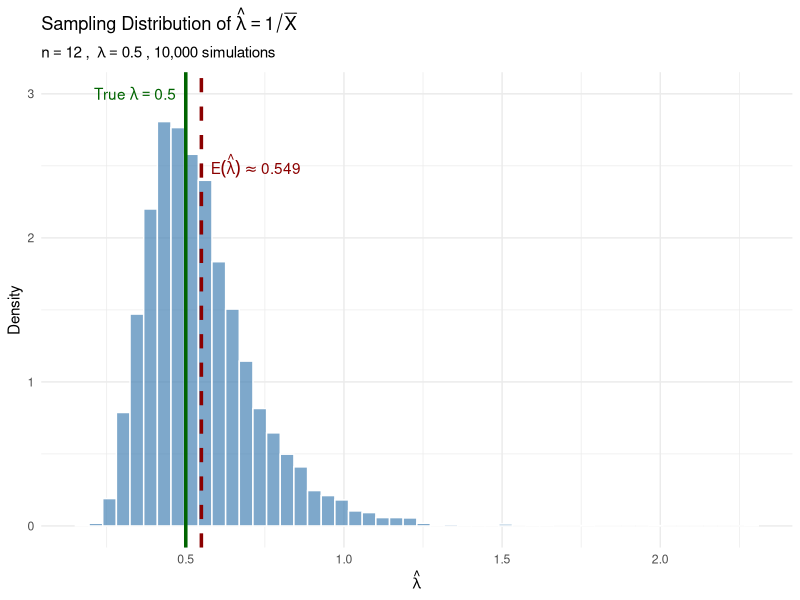
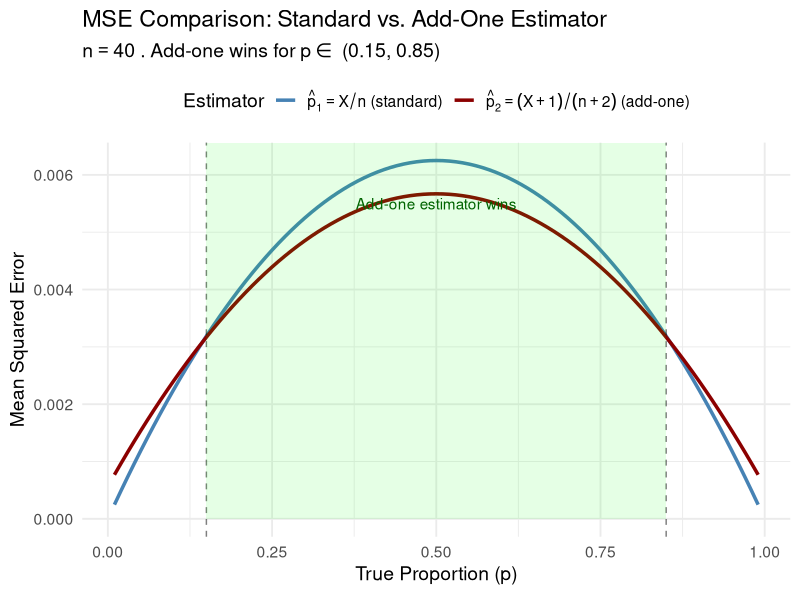
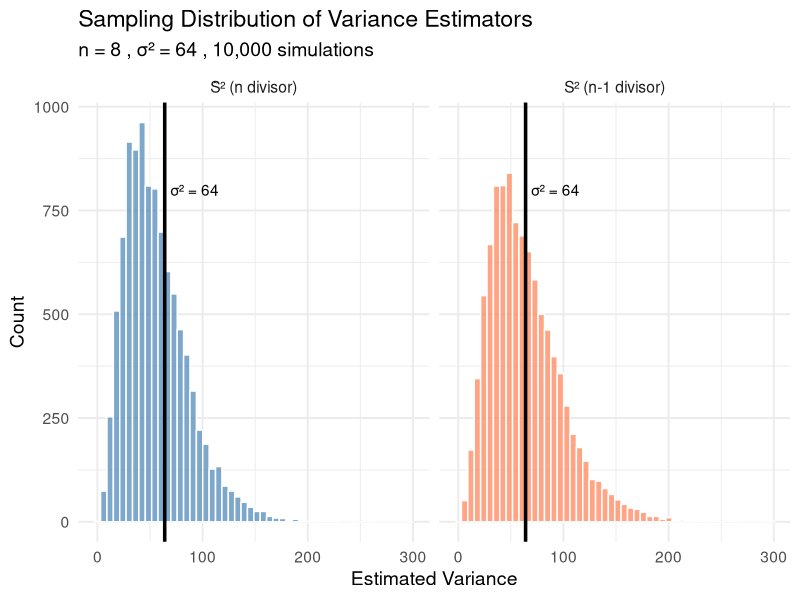
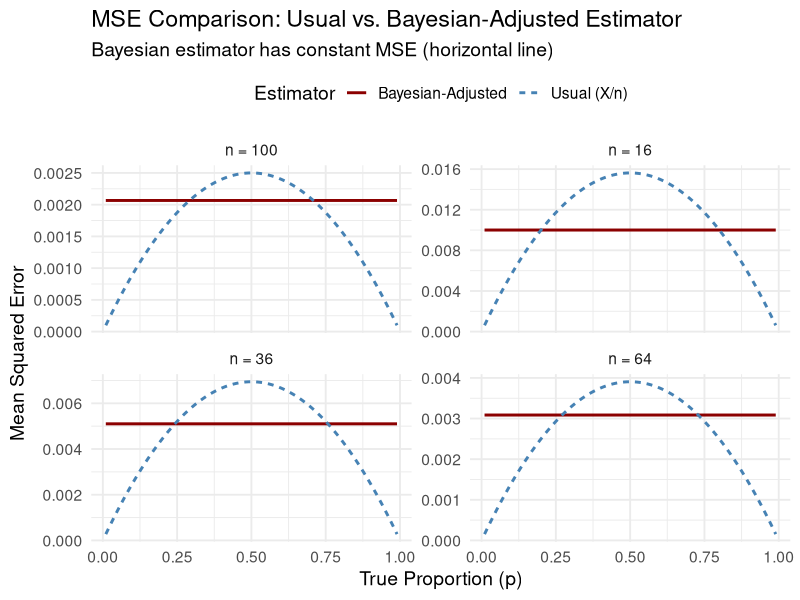

R code for these plots, in order:
## ---- chunk 1
#| label: setup
#| include: false
knitr::opts_chunk$set(echo = TRUE)
library(tidyverse)
set.seed(551)
theme_set(theme_minimal(base_size = 14))
## ---- chunk 2
mu <- 3400
sigma <- 450
n <- 25

E_Xbar <- mu
Var_Xbar <- sigma^2 / n
SE_Xbar <- sigma / sqrt(n)

tibble(
  Quantity = c("$E(\\bar{X})$", "$\\text{Var}(\\bar{X})$", "$SE(\\bar{X})$"),
  Value = c(E_Xbar, Var_Xbar, SE_Xbar),
  Units = c("grams", "grams$^2$", "grams")
) |> knitr::kable(escape = FALSE)
## ---- chunk 3
target_SE <- 50
n_required <- (sigma / target_SE)^2
cat("Minimum sample size required:", ceiling(n_required), "\n")
cat("Verification: SE with n =", ceiling(n_required), "is", sigma/sqrt(ceiling(n_required)), "grams")
## ---- chunk 4
# With our parameters:
E_W <- mu - 3000
Var_W <- sigma^2 / n

cat("E(W) = μ - 3000 =", E_W, "grams\n")
cat("Var(W) = σ²/n =", Var_W, "grams²\n")
cat("W is an unbiased estimator of μ - 3000 since E(W) = μ - 3000")
## ---- chunk 5
n <- 12
lambda <- 0.5

# Bias
bias_lambda_hat <- lambda / (n - 1)
cat("Bias of λ̂ =", bias_lambda_hat, "\n")

# Variance (given formula)
var_lambda_hat <- (n^2 * lambda^2) / ((n - 1)^2 * (n - 2))

cat("Variance of λ̂ =", round(var_lambda_hat, 6), "\n")

# MSE = Variance + Bias²
mse_lambda_hat <- var_lambda_hat + bias_lambda_hat^2

cat("MSE of λ̂ =", round(mse_lambda_hat, 6), "\n")
## ---- chunk 6
set.seed(551)
n_sims <- 10000
n <- 12
lambda <- 0.5

# Simulate
sim_results <- tibble(sim = 1:n_sims) |>
  mutate(
    # Generate n exponential observations for each simulation
    data = map(sim, \(s) rexp(n, rate = lambda)),
    # Calculate sample mean
    xbar = map_dbl(data, mean),
    # Calculate λ̂ = 1/X̄
    lambda_hat = 1 / xbar
  )

# Calculate simulated statistics
sim_mean <- mean(sim_results$lambda_hat)
sim_bias <- sim_mean - lambda
sim_var <- var(sim_results$lambda_hat)
sim_mse <- mean((sim_results$lambda_hat - lambda)^2)

# Theoretical values
theo_bias <- lambda / (n - 1)
theo_var <- (n^2 * lambda^2) / ((n - 1)^2 * (n - 2))
theo_mse <- theo_var + theo_bias^2

# Comparison table
tibble(
  Quantity = c("$E(\\hat{\\lambda})$", "Bias", "Variance", "MSE"),
  Theoretical = c(lambda + theo_bias, theo_bias, theo_var, theo_mse),
  Simulated = c(sim_mean, sim_bias, sim_var, sim_mse)
) |>
  mutate(across(where(is.numeric), \(x) round(x, 5))) |>
  knitr::kable(escape = FALSE)
## ---- chunk 7
#| fig-height: 4
#| fig-width: 8

# Visualization
ggplot(sim_results, aes(x = lambda_hat)) +
  geom_histogram(aes(y = after_stat(density)), bins = 50, 
                 fill = "steelblue", alpha = 0.7, color = "white") +
  geom_vline(xintercept = lambda, color = "darkgreen", linewidth = 1.2, linetype = "solid") +
  geom_vline(xintercept = sim_mean, color = "darkred", linewidth = 1.2, linetype = "dashed") +
  annotate("text", x = lambda - 0.03, y = 3, 
           label = paste("True~lambda ==", lambda), parse = TRUE,
           color = "darkgreen", hjust = 1) +
  annotate("text", x = sim_mean + 0.03, y = 2.5, 
           label = paste("E(hat(lambda)) %~~%", round(sim_mean, 3)), parse = TRUE,
           color = "darkred", hjust = 0) +
  labs(
    title = expression("Sampling Distribution of"~hat(lambda) == 1/bar(X)),
    subtitle = bquote(n == .(n) ~ ", " ~ lambda == .(lambda) ~ ", 10,000 simulations"),
    x = expression(hat(lambda)),
    y = "Density"
  ) +
  theme_minimal()
## ---- chunk 8
n <- 40
p <- 0.05

# Standard estimator p̂₁ = X/n
var_p1 <- p * (1 - p) / n
mse_p1 <- var_p1  # unbiased, so MSE = Variance

# Add-one estimator p̂₂ = (X+1)/(n+2)
bias_p2 <- (1 - 2*p) / (n + 2)
var_p2 <- n * p * (1 - p) / (n + 2)^2
mse_p2 <- var_p2 + bias_p2^2

tibble(
  Estimator = c("$\\hat{p}_1 = X/n$ (standard)", 
                "$\\hat{p}_2 = (X+1)/(n+2)$ (add-one)"),
  Bias = c(0, bias_p2),
  Variance = c(var_p1, var_p2),
  MSE = c(mse_p1, mse_p2)
) |>
  mutate(across(where(is.numeric), \(x) round(x, 6))) |>
  knitr::kable(escape = FALSE)
## ---- chunk 9
#| fig-height: 5
#| fig-width: 9

n <- 40

mse_comparison <- tibble(p = seq(0.01, 0.99, by = 0.01)) |>
  mutate(
    # Standard estimator
    mse_p1 = p * (1 - p) / n,
    # Add-one estimator
    bias_p2 = (1 - 2*p) / (n + 2),
    var_p2 = n * p * (1 - p) / (n + 2)^2,
    mse_p2 = var_p2 + bias_p2^2
  )

# Find crossover points
mse_comparison <- mse_comparison |>
  mutate(p2_better = mse_p2 < mse_p1)

crossover_low <- mse_comparison |> filter(p2_better) |> pull(p) |> min()
crossover_high <- mse_comparison |> filter(p2_better) |> pull(p) |> max()

# Plot
mse_comparison |>
  pivot_longer(cols = c(mse_p1, mse_p2), names_to = "Estimator", values_to = "MSE") |>
  mutate(Estimator = factor(Estimator, 
                            levels = c("mse_p1", "mse_p2"),
                            labels = c("p1", "p2"))) |>
  ggplot(aes(x = p, y = MSE, color = Estimator)) +
  geom_line(linewidth = 1.2) +
  geom_vline(xintercept = c(crossover_low, crossover_high), linetype = "dashed", alpha = 0.5) +
  annotate("rect", xmin = crossover_low, xmax = crossover_high, ymin = 0, ymax = Inf,
           alpha = 0.1, fill = "green") +
  annotate("text", x = 0.5, y = 0.0055, label = "Add-one estimator wins", color = "darkgreen") +
  scale_color_manual(
    values = c("p1" = "steelblue", "p2" = "darkred"),
    labels = c(
      "p1" = expression(hat(p)[1] == X/n ~ "(standard)"),
      "p2" = expression(hat(p)[2] == (X+1)/(n+2) ~ "(add-one)")
    )
  ) +
  labs(
    title = "MSE Comparison: Standard vs. Add-One Estimator",
    subtitle = bquote(n == 40 ~ ". Add-one wins for" ~ p %in% ~ 
                      "(" * .(round(crossover_low, 2)) * ", " * .(round(crossover_high, 2)) * ")"),
    x = expression("True Proportion (" * p * ")"),
    y = "Mean Squared Error"
  ) +
  theme(legend.position = "top")

cat("The add-one estimator outperforms the standard estimator for p ∈ (", 
    round(crossover_low, 2), ",", round(crossover_high, 2), ")\n")
## ---- chunk 10
n <- 8
sigma_sq <- 64

bias_S2_tilde <- -sigma_sq / n
E_S2_tilde <- (n - 1) / n * sigma_sq

cat("E(S̃²) =", E_S2_tilde, "\n")
cat("Bias(S̃²) =", bias_S2_tilde, "\n")
cat("Percentage of true variance:", abs(bias_S2_tilde) / sigma_sq * 100, "%\n")
## ---- chunk 11
set.seed(551)
n_sims <- 10000
n <- 8
sigma <- 8  # so σ² = 64

sim_variance <- tibble(sim = 1:n_sims) |>
  mutate(
    data = map(sim, \(s) rnorm(n, mean = 0, sd = sigma)),
    S2 = map_dbl(data, var),  # Uses n-1 divisor
    S2_tilde = map_dbl(data, \(x) sum((x - mean(x))^2) / n)  # Uses n divisor
  )

# Summary statistics
sim_summary <- tibble(
  Estimator = c("S² (n-1 divisor)", "S̃² (n divisor)"),
  `Theoretical E()` = c(sigma^2, (n-1)/n * sigma^2),
  `Simulated Mean` = c(mean(sim_variance$S2), mean(sim_variance$S2_tilde)),
  `Theoretical Bias` = c(0, -sigma^2/n),
  `Simulated Bias` = c(mean(sim_variance$S2) - sigma^2, mean(sim_variance$S2_tilde) - sigma^2)
)

sim_summary |>
  mutate(across(where(is.numeric), \(x) round(x, 3))) |>
  knitr::kable()
## ---- chunk 12
#| fig-height: 4
#| fig-width: 9

sim_variance |>
  pivot_longer(cols = c(S2, S2_tilde), names_to = "Estimator", values_to = "Value") |>
  mutate(Estimator = ifelse(Estimator == "S2", "S² (n-1 divisor)", "S̃² (n divisor)")) |>
  ggplot(aes(x = Value, fill = Estimator)) +
  geom_histogram(bins = 50, alpha = 0.7, position = "identity", color = "white") +
  geom_vline(xintercept = sigma^2, color = "black", linewidth = 1.2, linetype = "solid") +
  annotate("text", x = sigma^2 + 5, y = 800, label = paste("σ² =", sigma^2), hjust = 0) +
  facet_wrap(~Estimator, ncol = 2) +
  scale_fill_manual(values = c("steelblue", "coral")) +
  labs(
    title = "Sampling Distribution of Variance Estimators",
    subtitle = paste("n =", n, ", σ² =", sigma^2, ", 10,000 simulations"),
    x = "Estimated Variance",
    y = "Count"
  ) +
  theme(legend.position = "none")
## ---- chunk 13
n <- 60
x <- 51

# Point estimate
p_hat <- x / n

# Estimated standard error
se_hat <- sqrt(p_hat * (1 - p_hat) / n)

cat("Point estimate p̂ =", p_hat, "\n")
cat("Estimated standard error SE(p̂) =", round(se_hat, 4), "\n")
## ---- chunk 14
p_true <- 0.80
n <- 60

# Since p̂ is unbiased, MSE = Variance
var_p_hat <- p_true * (1 - p_true) / n
mse_p_hat <- var_p_hat  # unbiased
se_p_hat <- sqrt(var_p_hat)

cat("Theoretical Variance =", round(var_p_hat, 6), "\n")
cat("Theoretical MSE =", round(mse_p_hat, 6), "\n")
cat("Theoretical SE =", round(se_p_hat, 4), "\n")
## ---- chunk 15
p_plan <- 0.85
target_se <- 0.04

n_required <- p_plan * (1 - p_plan) / (target_se^2)

cat("Minimum sample size required:", ceiling(n_required), "\n")
cat("Verification: SE with n =", ceiling(n_required), "is", 
    round(sqrt(p_plan * (1 - p_plan) / ceiling(n_required)), 4), "\n")
## ---- chunk 16
#| fig-height: 5
#| fig-width: 10

n_values <- c(16, 36, 64, 100)

mse_data <- crossing(
  p = seq(0.01, 0.99, by = 0.01),
  n = n_values
) |>
  mutate(
    mse_usual = p * (1 - p) / n,
    mse_bayesian = 1 / (4 * (sqrt(n) + 1)^2),
    n_label = paste("n =", n)
  )

mse_data |>
  pivot_longer(cols = c(mse_usual, mse_bayesian), names_to = "Estimator", values_to = "MSE") |>
  mutate(Estimator = ifelse(Estimator == "mse_usual", "Usual (X/n)", "Bayesian-Adjusted")) |>
  ggplot(aes(x = p, y = MSE, color = Estimator, linetype = Estimator)) +
  geom_line(linewidth = 1) +
  facet_wrap(~n_label, scales = "free_y") +
  scale_color_manual(values = c("darkred", "steelblue")) +
  labs(
    title = "MSE Comparison: Usual vs. Bayesian-Adjusted Estimator",
    subtitle = "Bayesian estimator has constant MSE (horizontal line)",
    x = "True Proportion (p)",
    y = "Mean Squared Error"
  ) +
  theme(legend.position = "top")
